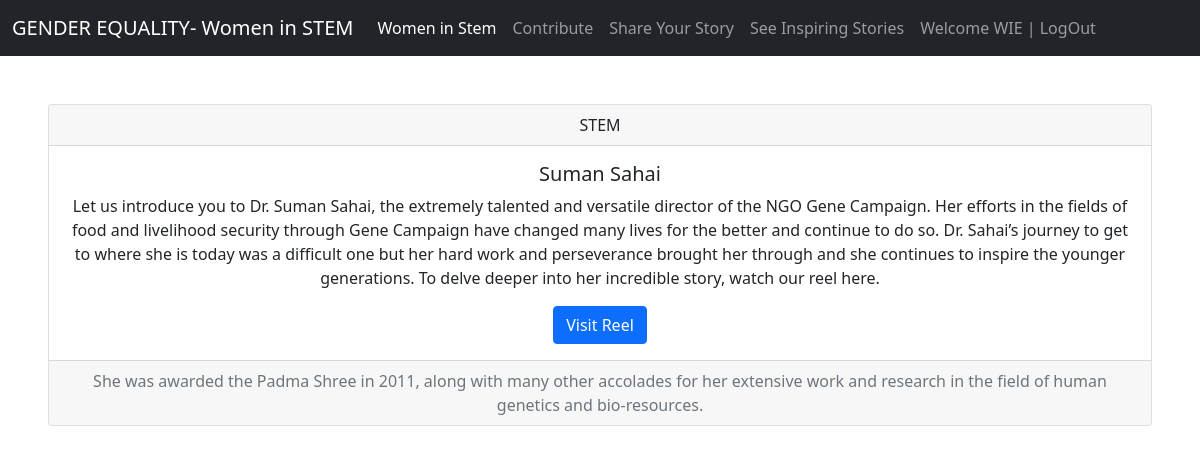
The app's page /womeninstem (signed in) with its own data.
### womeninstem/models.py (models this page shows, shortened)
class FormData(models.Model):
    field = models.CharField(max_length=100)
    name = models.CharField(max_length=100)
    work = models.CharField(max_length=500)
    link = models.CharField(max_length=500)
    achieve = models.CharField(max_length=500)

### womeninstem/views.py (the view)
# urls.py: path('', include('womeninstem.urls'))
def womeninstem(request):
    stemdataorder = FormData.objects.all()
    return render(request,"womeninstem.html",{"stemdataorder":stemdataorder})

### templates/womeninstem.html
{% extends "base.html" %}
{% load static %}
{% block body %}
{% for stems in stemdataorder %}
<div class="card text-center m-5">
    <div class="card-header">
        {{stems.field}}
    </div>
    <div class="card-body">
      <h5 class="card-title">{{stems.name}}</h5>
      <p class="card-text">{{stems.work}}</p>
      <a href="{{stems.link}}" class="btn btn-primary">Visit Reel</a>
    </div>
    <div class="card-footer text-muted">
        {{stems.achieve}}
    </div>
  </div>
  {% endfor%}
{% endblock body %}

### templates/base.html (shortened to what this page needs)
<!DOCTYPE html>
<html lang="en">
<head>
    <link href="https://cdn.jsdelivr.net/npm/bootstrap@5.0.2/dist/css/bootstrap.min.css" rel="stylesheet">
</head>
<body>
    <nav class="navbar navbar-expand-lg navbar-dark bg-dark">
        <div class="container-fluid">
          <a class="navbar-brand" href="/">GENDER EQUALITY- Women in STEM</a>
          <div class="collapse navbar-collapse" id="navbarSupportedContent">
            <ul class="navbar-nav me-auto mb-2 mb-lg-0">
              <li class="nav-item">
                <a class="nav-link active" aria-current="page" href="/womeninstem">Women in Stem</a>
              </li>
              <li class="nav-item">
                <a class="nav-link" href="/form">Contribute</a>
              </li>
              <li class="nav-item">
                <a class="nav-link" href="/sharestory">Share Your Story</a>
              </li>
              <li class="nav-item">
                <a class="nav-link" href="/seestory">See Inspiring Stories</a>
              </li>
              {% if user.is_authenticated %}
              <li class="nav-item">
                <a class="nav-link" href="/logout">Welcome {{request.user}} | LogOut</a></li>
      {% else %}
      <li>
        <a href="#">User</a>
      </li>
      {% endif %}
          </div>
        </div>
      </nav>
{% block body %}
{% endblock body %}
</body>
</html>

### records on screen
FormData: field "STEM", name "Suman Sahai", work "Let us introduce you to Dr. Suman Sahai, the extremely talented and versatile director of the NGO Gene Campaign. Her efforts in the fields of food and livelihood security through Gene Campaign have changed many lives for the better and continue to do so. Dr. Sahai’s journey to get to where she is today was a difficult one but her hard work and perseverance brought her through and she continues to inspire the younger generations. To delve deeper into her incredible story, watch our reel here.", achieve "She was awarded the Padma Shree in 2011, along with many other accolades for her extensive work and research in the field of human genetics and bio-resources."

### other values on screen
{{ request.user }} "WIE"
